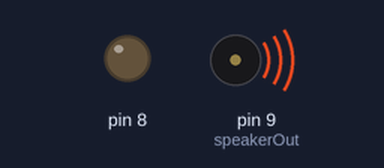
This sketch was run on a simulated Arduino Uno, built with avr-gcc and run on an emulated ATmega328P. Shown: output pins drawn as LEDs (lit = HIGH), buzzer (waves = sounding). Pins used as bus, display or sensor lines are not drawn.

Above: at 0.1 s.
Timing chart, 0 to 40.0 s (numbered marks = the images above):
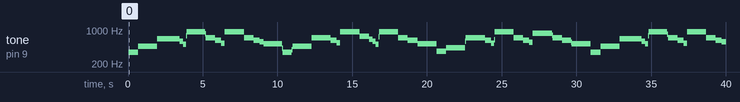

The sketch:

Star_wars-sound.ino
```cpp
#define  c3    7634
#define  d3    6803
#define  e3    6061
#define  f3    5714
#define  g3    5102
#define  a3    4545
#define  b3    4049
#define  c4    3816    // 261 Hz
#define  d4    3401    // 294 Hz
#define  e4    3030    // 329 Hz
#define  f4    2865    // 349 Hz
#define  g4    2551    // 392 Hz
#define  a4    2272    // 440 Hz
#define  a4s   2146
#define  b4    2028    // 493 Hz
#define  c5    1912    // 523 Hz
#define  d5    1706
#define  d5s   1608
#define  e5    1517    // 659 Hz
#define  f5    1433    // 698 Hz
#define  g5    1276
#define  a5    1136
#define  a5s   1073
#define  b5    1012
#define  c6    955
#define  R     0      //rest
int speakerOut = 9;
int melody[] = {  f4,  f4, f4,  a4s,   f5,  d5s,  d5,  c5, a5s, f5, d5s,  d5,  c5, a5s, f5, d5s, d5, d5s,   c5};
int beats[]  = {  21,  21, 21,  128,  128,   21,  21,  21, 128, 64,  21,  21,  21, 128, 64,  21, 21,  21, 128 };
int MAX_COUNT = sizeof(melody) / 2;
long tempo = 10000;
int pause = 1000;
int rest_count = 50;
int toneM = 0;
int beat = 0;
long duration  = 0;

void setup() {
  pinMode(speakerOut, OUTPUT);
  pinMode(8,OUTPUT);
  digitalWrite(8,LOW);
}

void playTone() {
  long elapsed_time = 0;
  if (toneM > 0) {
    while (elapsed_time < duration) {
      digitalWrite(speakerOut,HIGH);
      delayMicroseconds(toneM / 2);
      digitalWrite(speakerOut, LOW);
      delayMicroseconds(toneM / 2);
      elapsed_time += (toneM);
    }
  }
  else {
    for (int j = 0; j < rest_count; j++) {
      delayMicroseconds(duration);
    }
  }
}

void loop() {
  for (int i=0; i<MAX_COUNT; i++) {
    toneM = melody[i];
    beat = beats[i];
    duration = beat * tempo;
    playTone();
    delayMicroseconds(pause);
  }
}
```

Measured:
- by itself, tone on pin 9 (speakerOut): plays 348 Hz for 0.64 s, 464 Hz for 1.3 s, 662 Hz for 1.5 s, 592 Hz for 0.24 s, 508 Hz for 0.20 s, 764 Hz for 0.04 s … (65 notes in this stretch)
